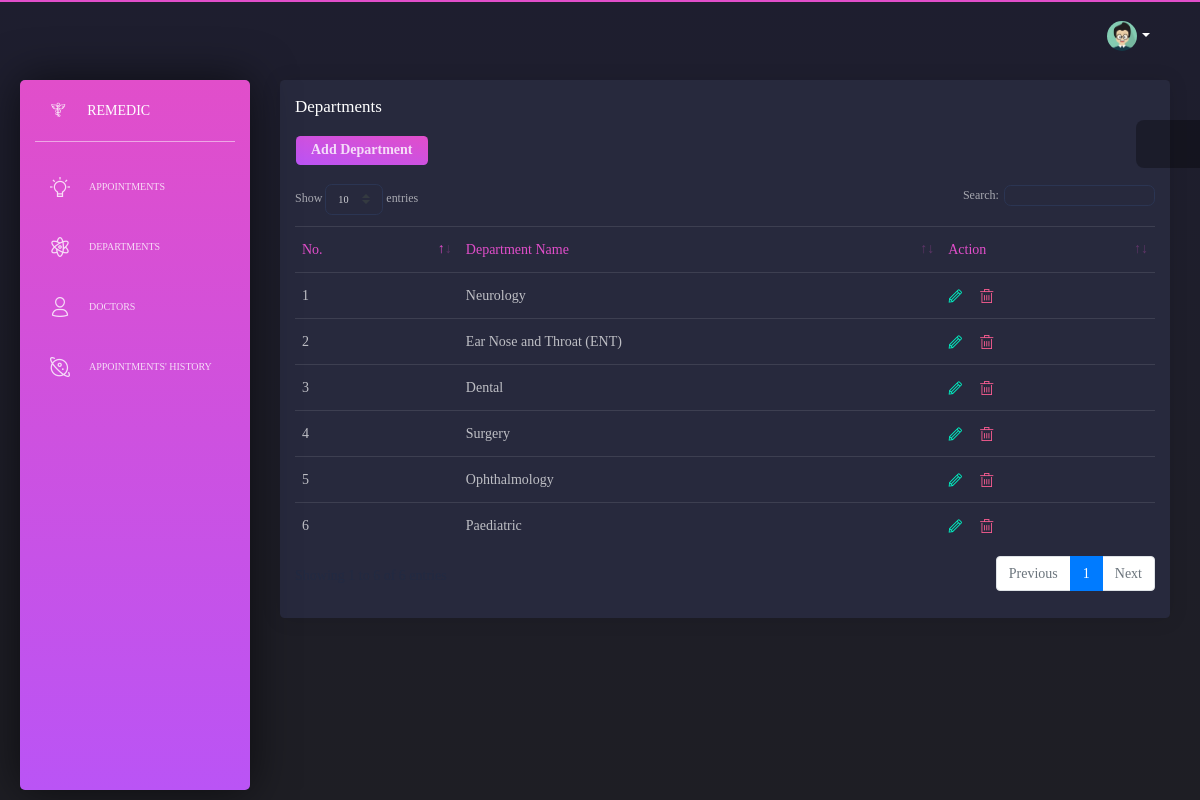
/admin/departments.php (signed in), run on the app's committed database.
### tables this page shows
CREATE TABLE `departments` (
  `departments_id` int(10) UNSIGNED NOT NULL,
  `depname` varchar(191) NOT NULL,
  `created_at` timestamp NULL DEFAULT NULL,
  `updated_at` timestamp NULL DEFAULT NULL
);

### admin/departments.php (the view, shortened to what this page needs)
<?php
  include('includes/header.php');
  include('auth.php');
  $depart = $conn->query("SELECT * FROM departments");
?>
<body class=" ">
  <div class="wrapper ">
   <?php include('includes/sidebar.php');?>
    <div class="main-panel">
     <?php include('includes/navbar.php'); ?>
      <div class="content">
        <div class="row">
          <div class="col-md-12">
            <div class="card ">
              <div class="card-header">
                <h4 class="card-title">Departments</h4>
                  <a class="btn btn-primary btn-sm" data-toggle="modal" data-target="#addDepartment">Add Department</a>
              </div>
              <div class="card-body">
                <div class="table-responsive">
                  <table class="table tablesorter" id="dataTable" width="100%" cellspacing="0">
                    <thead class="text-primary">
                        <tr>
                           <td>No.</td>
                           <td>Department Name</td>
                           <td>Action</td>
                        </tr>
                    </thead>
                    <tbody class="text-primary depart">
                        <?php foreach($depart as $key => $d) { ?>
                          <tr  id="nice<?php echo $d['departments_id']?>">
                             <td><?php echo $key+1 ?></td>
                             <td><?php echo $d['depname']; ?>
                             <td><i class="tim-icons icon-pencil text-success editer" id="<?php echo $d['departments_id']?>"></i> &nbsp; &nbsp;
                                 <i class="tim-icons icon-trash-simple text-danger trasher" id="<?php echo $d['departments_id']?>"></i>
                             </td>
                          </tr>
                        <?php } ?>
                    </tbody>
                  </table>
                </div>
              </div>
            </div>
          </div>
        </div>
      </div>
      </div>
    </div>
    <?php include('includes/fixedplugin.php');
          include('includes/footer.php'); ?>

### data on the page
departments: depname "Neurology"
departments: depname "Ear Nose and Throat (ENT)"
departments: depname "Dental"
departments: depname "Surgery"
departments: depname "Ophthalmology"
departments: depname "Paediatric"
